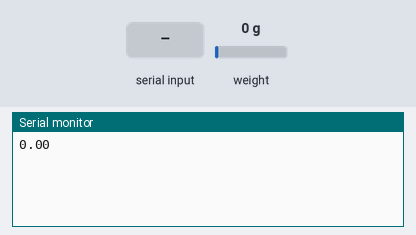
The sketch below on a simulated Arduino Uno, built with avr-gcc and run on an emulated ATmega328P. On the bench: the last lines printed to the serial monitor. Inputs (shaded band) come from the test bench; at power-on: weight on the scale 0 g.

Above: at 2.2 s.
2.3 s: weight on the scale set to 100 g
At 3.6 s:
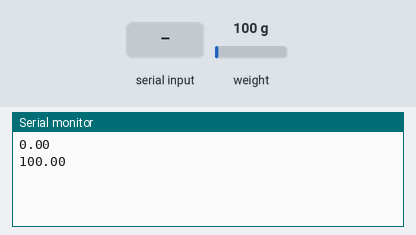
3.8 s: "1" received over Serial
At 5.2 s:
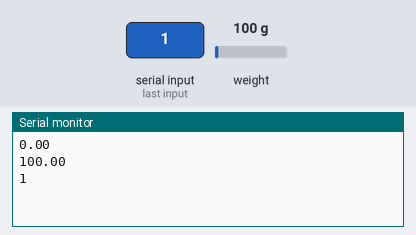
5.3 s: "0" received over Serial
6.8 s: weight on the scale set to 1250 g
At 9.0 s:
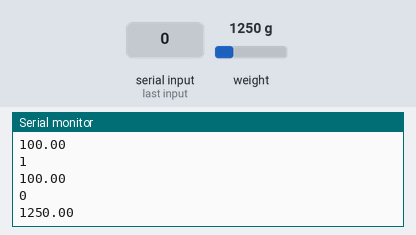
Timing chart, 0 to 9.3 s (numbered marks = the images above; inputs shaded):
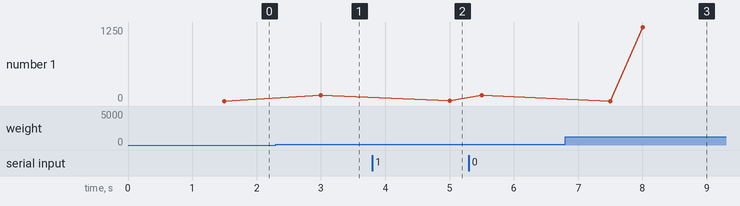

The sketch:

ArduinoToPi.ino
```cpp
#include "HX711.h"

const int LOADCELL_DOUT_PIN = 2;
const int LOADCELL_SCK_PIN = 3;

/*
Steps for weight Sensor setup & data to Pi.
    Connect HX711 to Arduino
    Install HX711 library
    Calibrate the scale (calibration factor)
    Get weight with get_units
    Send data with println
    Source - https://randomnerdtutorials.com/arduino-load-cell-hx711/
*/
HX711 scale(LOADCELL_DOUT_PIN, LOADCELL_SCK_PIN); // Creates a HX711 scale
// or HX711 scale;
// scale.begin(LOADCELL_DOUT_PIN, LOADCELL_SCK_PIN);

void setup() {
  Serial.begin(9600);
  scale.set_scale(-459.542); // Set the calibration factor (this value is an example, you should calibrate your scale)
  scale.tare(); // Reset the scale to 0
}

void loop() {
  float weight = scale.get_units(5); // Read the weight value and average over 5 readings
  Serial.println(weight, 2); // send weight to Pi
  delay(1000); // Safety delay of 1sec

    while (Serial.available() > 0) {
        String classification = Serial.readString();

        // Print the message to the serial monitor
        Serial.println(classification);

        // RUN Actuator code here
  }
}

/*
CODE TO CALIBRATE THE SCALE


void setup() {
  Serial.begin(57600);
  scale.begin(LOADCELL_DOUT_PIN, LOADCELL_SCK_PIN);
}

void loop() {

  if (scale.is_ready()) {
    scale.set_scale();
    Serial.println("Tare... remove any weights from the scale.");
    delay(5000);
    scale.tare();
    Serial.println("Tare done...");
    Serial.print("Place a known weight on the scale...");
    delay(5000);
    long reading = scale.get_units(10);
    Serial.print("Result: ");
    Serial.println(reading);
  }
  else {
    Serial.println("HX711 not found.");
  }
  delay(1000);
}
*/
```

Measured:
- after the input at 2.3 s, the serial monitor: prints a new line after 0.70 s (image 1)
- after the input at 3.8 s, the serial monitor: prints a new line after 1.2 s (image 2)
- after the input at 6.8 s, the serial monitor: prints a new line after 1.2 s (image 3)
- plotted number 1: 0 → 100 after the input at 2.3 s, 100 → 1 after the input at 3.8 s, 100 → 1250 after the input at 6.8 s
